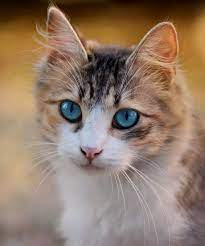
#> input picture photos/cat.jfif, 205 x 246 px, found by its file name
$ python splitmerge.py
#> lines starting #> are read from the running program, lines starting #| are printed output that depends on the picture
import cv2 as cv
import numpy as np

img = cv.imread('photos/cat.jfif')
#> img is the input picture: shape (246, 205, 3); mean B, G, R 105.6, 122.8, 145.6
cv.imshow('Gas',img)

blank = np.zeros(img.shape[:2], dtype='uint8')
cv.imshow('Blank',blank)

# Split function separates the BGR colors
b,g,r = cv.split(img)
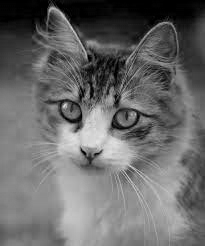
#> b: shape (246, 205); min 0, max 227, mean 105.6
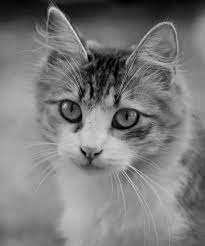
#> g: shape (246, 205); min 0, max 232, mean 122.8
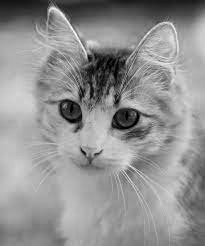
#> r: shape (246, 205); min 0, max 255, mean 145.6

""" cv.imshow('Blue',b)
cv.imshow('Green',g)
cv.imshow('Red',r) """
# Lighter pixels show there's far more concentration of the color
# Darker areas show there's little or no pixels

# Setting the color channels to only see those colors
blue = cv.merge([b,blank,blank])
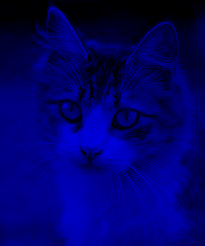
#> blue: shape (246, 205, 3); mean of channels 0, 1, 2 105.6, 0, 0; drawn as B, G, R
green = cv.merge([blank,g,blank])
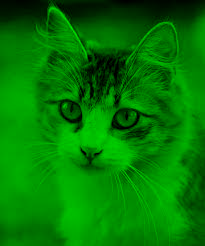
#> green: shape (246, 205, 3); mean of channels 0, 1, 2 0, 122.8, 0; drawn as B, G, R
red = cv.merge([blank,blank,r])
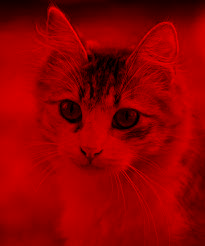
#> red: shape (246, 205, 3); mean of channels 0, 1, 2 0, 0, 145.6; drawn as B, G, R

cv.imshow('Blue', blue)
cv.imshow('Green', green)
cv.imshow('Red', red)

# Images shapes
print(img.shape)
#| (246, 205, 3)
print(b.shape)
#| (246, 205)
print(g.shape)
#| (246, 205)
print(r.shape)
#| (246, 205)

# Merge function combines the colors of the BGR splitted before
merged = cv.merge([b,g,r])
cv.imshow('Merged Image',merged)

cv.waitKey(0)
